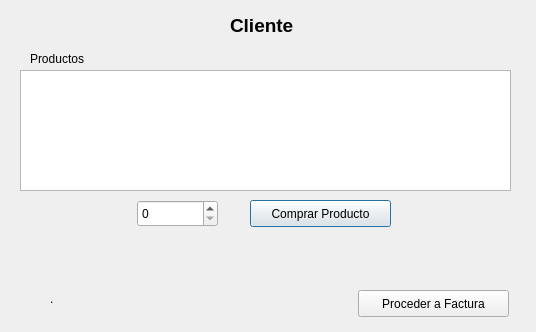
<?xml version="1.0" encoding="UTF-8"?>
<ui version="4.0">
 <class>ClientWindow</class>
 <widget class="QDialog" name="ClientWindow">
  <property name="geometry">
   <rect>
    <x>0</x>
    <y>0</y>
    <width>536</width>
    <height>332</height>
   </rect>
  </property>
  <property name="windowTitle">
   <string>Dialog</string>
  </property>
  <widget class="QLabel" name="label">
   <property name="geometry">
    <rect>
     <x>230</x>
     <y>10</y>
     <width>71</width>
     <height>31</height>
    </rect>
   </property>
   <property name="text">
    <string>&lt;html&gt;&lt;head/&gt;&lt;body&gt;&lt;p&gt;&lt;span style=&quot; font-size:14pt; font-weight:600;&quot;&gt;Cliente&lt;/span&gt;&lt;/p&gt;&lt;/body&gt;&lt;/html&gt;</string>
   </property>
  </widget>
  <widget class="QPlainTextEdit" name="ta_productos">
   <property name="geometry">
    <rect>
     <x>20</x>
     <y>70</y>
     <width>491</width>
     <height>121</height>
    </rect>
   </property>
  </widget>
  <widget class="QLabel" name="label_2">
   <property name="geometry">
    <rect>
     <x>30</x>
     <y>50</y>
     <width>81</width>
     <height>17</height>
    </rect>
   </property>
   <property name="text">
    <string>Productos</string>
   </property>
  </widget>
  <widget class="QSpinBox" name="sp_buy">
   <property name="geometry">
    <rect>
     <x>137</x>
     <y>200</y>
     <width>81</width>
     <height>27</height>
    </rect>
   </property>
  </widget>
  <widget class="QPushButton" name="pushButton">
   <property name="geometry">
    <rect>
     <x>250</x>
     <y>200</y>
     <width>141</width>
     <height>27</height>
    </rect>
   </property>
   <property name="text">
    <string>Comprar Producto</string>
   </property>
  </widget>
  <widget class="QPushButton" name="pushButton_2">
   <property name="geometry">
    <rect>
     <x>358</x>
     <y>290</y>
     <width>151</width>
     <height>27</height>
    </rect>
   </property>
   <property name="text">
    <string>Proceder a Factura</string>
   </property>
  </widget>
  <widget class="QLabel" name="label_adv">
   <property name="geometry">
    <rect>
     <x>50</x>
     <y>290</y>
     <width>241</width>
     <height>17</height>
    </rect>
   </property>
   <property name="text">
    <string>.</string>
   </property>
  </widget>
 </widget>
 <resources/>
 <connections/>
</ui>
